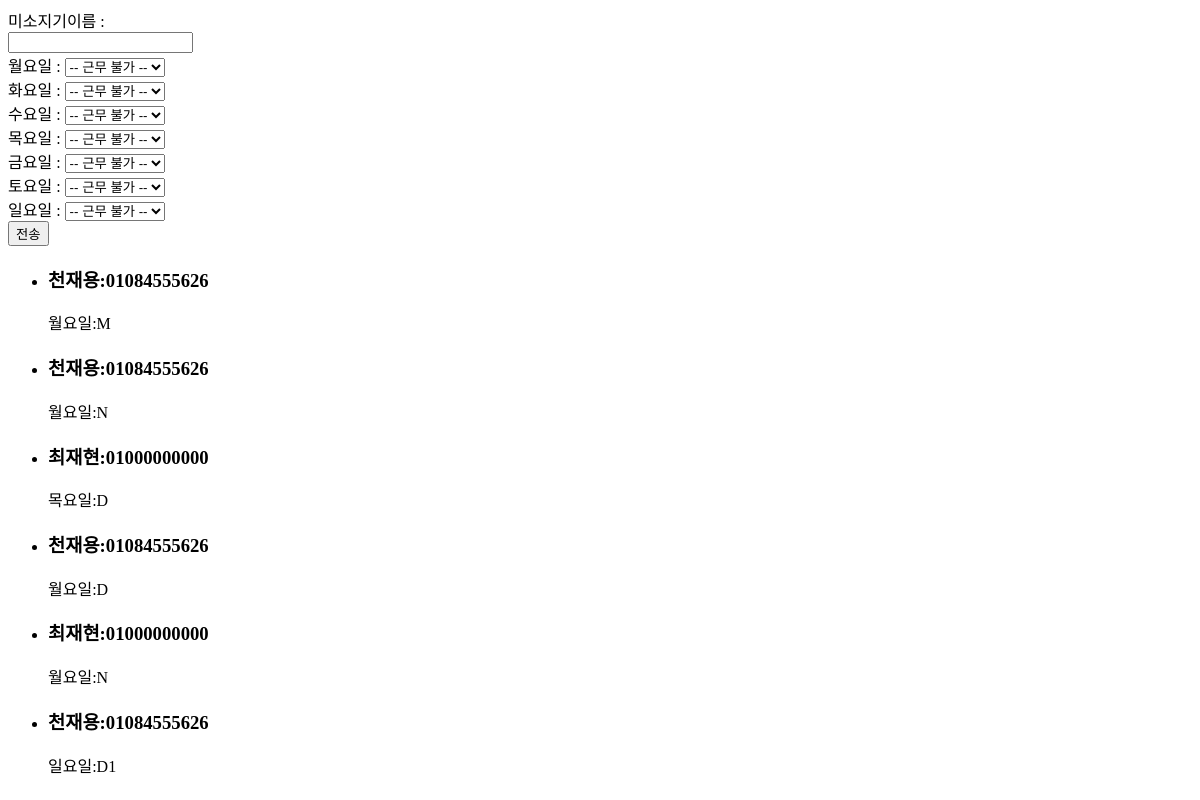
The app's page /possibles/, older data.
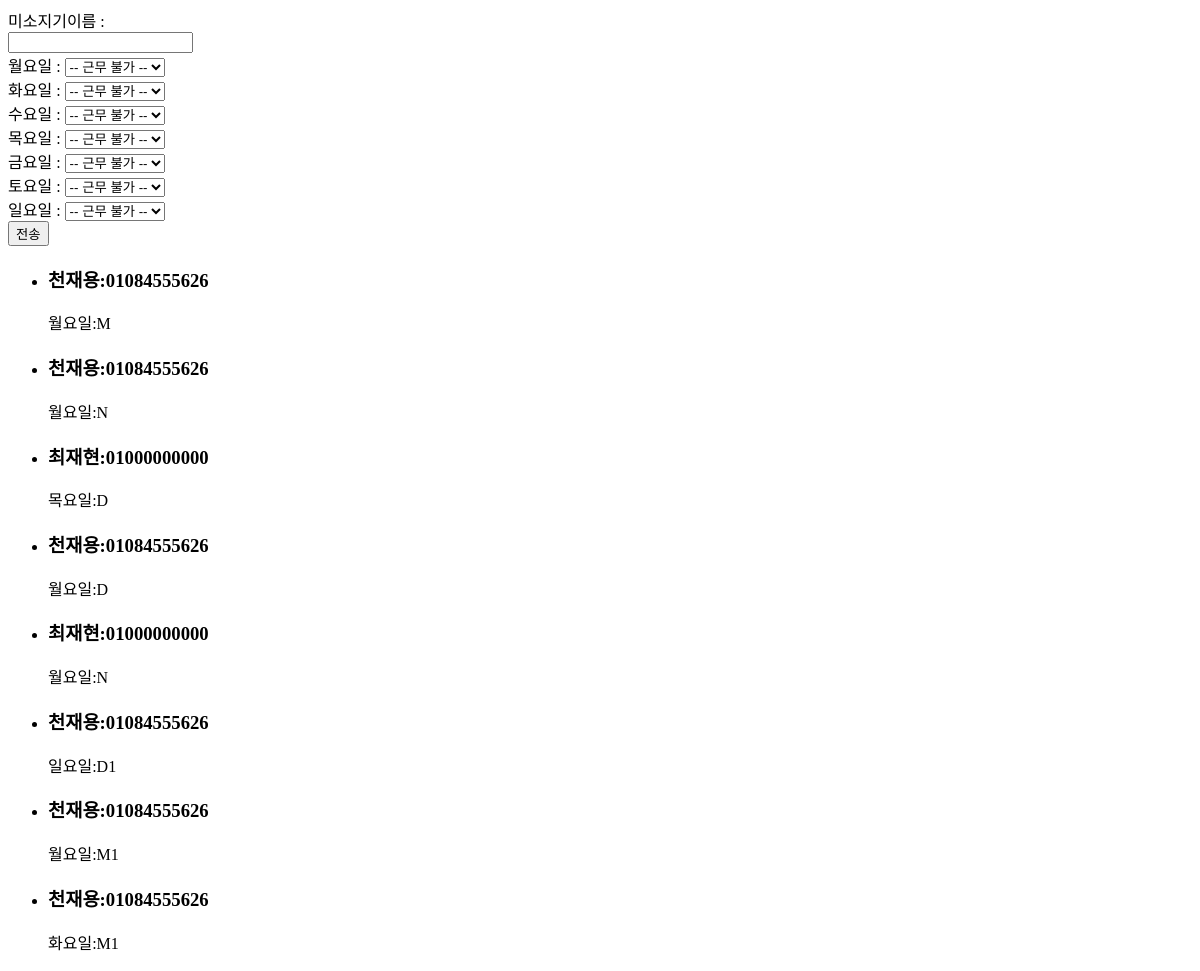
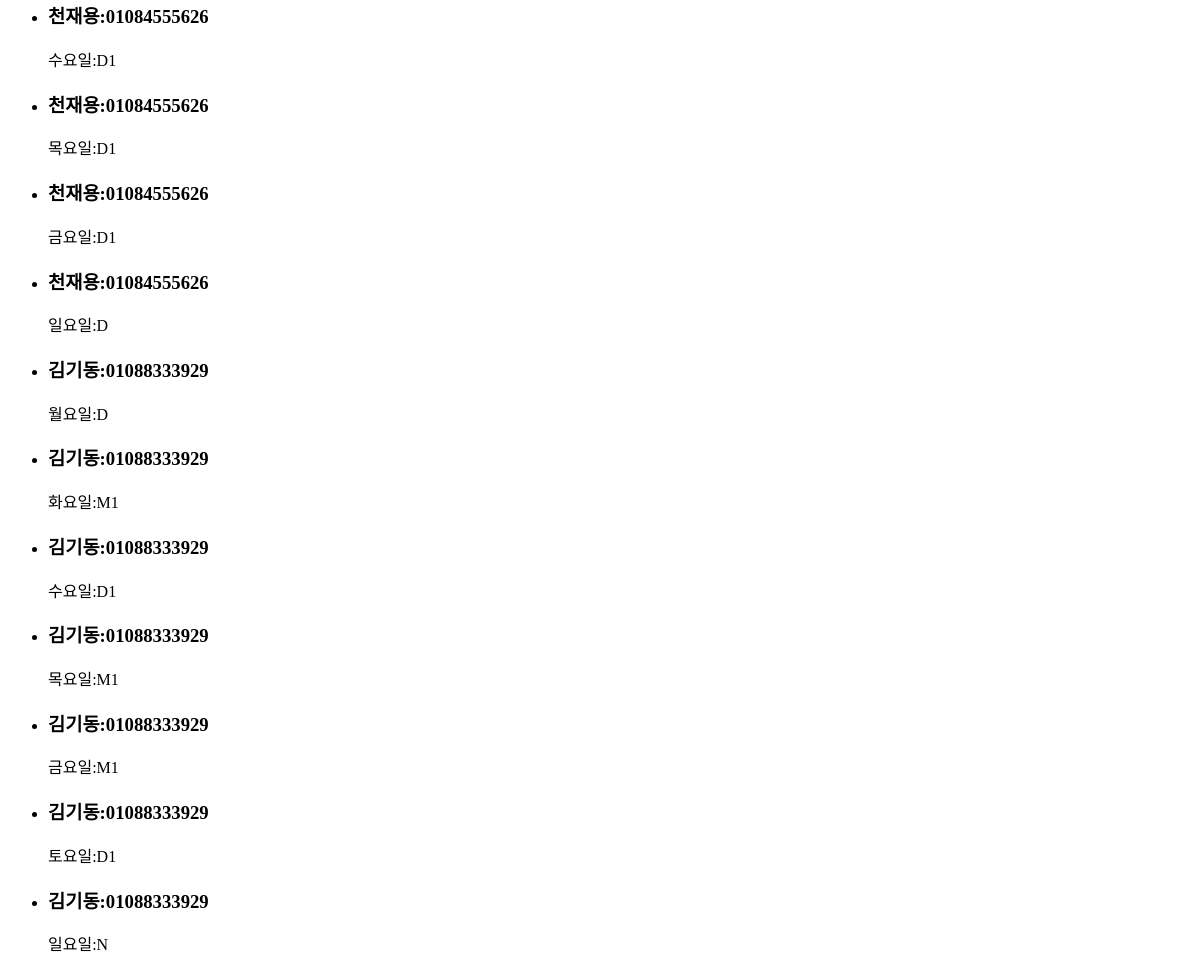
The same page, newer data (2 pictures, top to bottom).
### miso/models.py (models this page shows, shortened)
class Possible_schedule(models.Model):
    staff_id = models.ForeignKey(Staff, on_delete= models.CASCADE)
    day_id = models.ForeignKey(Day, on_delete= models.CASCADE)
    class Meta:
        unique_together = ('staff_id', 'day_id')

class Staff (models.Model):
    name = models.CharField(max_length=45)
    phone = models.CharField(max_length=20)
    score = models.FloatField(blank=True, default=50)
    possible_N_days = models.IntegerField(blank=True, default=3)
    newcomer = models.BooleanField(blank=True, default=False)
    class Meta:
        unique_together = ('name', 'phone')
    def __str__(self):
        return str(self.name + ":" + self.phone)

class Day (models.Model):
    day_opt = (
        ('월요일', '월요일'),
        ('화요일', '화요일'),
        ('수요일', '수요일'),
        ('목요일', '목요일'),
        ('금요일', '금요일'),
        ('토요일', '토요일'),
        ('일요일', '일요일'),
    )
    time_opt = (
        ('D', '오픈'),
        ('D1', '준오픈'),
        ('M', '미들'),
        ('M1', '늦미들'),
        ('N', '마감'),
    )
    day = models.CharField(max_length=10, choices=day_opt)
    time = models.CharField(max_length=5,choices=time_opt)
    needs = models.IntegerField(blank=True, default=5)
    class Meta:
        unique_together = ('day', 'time')
    def __str__(self):
        return str(self.day) + ':' + str(self.time)

### miso/views.py (the view)
# urls.py: re_path(r'^possibles/$', possibleCreateRetrieveView, name='possible-create-retrieve'),
def possibleCreateRetrieveView(request):
    dayList = ['월요일', '화요일', '수요일', '목요일','금요일','토요일','일요일']
    print(request.POST.get('id'))
    if request.method == 'POST':
        staff_name=request.POST.get('name') # 천재용으로 받아옴 웹에서
        query_result = Staff.objects.get(name=staff_name) # 이름으로 staff 를 필터링
        print(query_result.id)
        print(type(query_result))
        for day in dayList:
            dayTime = request.POST.get(day)
            print("==========dayTIme===============" + dayTime)
            print(type(dayTime))
            if(dayTime == '0'):
                continue
            dayInstance = Day.objects.filter(day=day).get(time=dayTime)
            print(dayInstance)
            new_instance = Possible_schedule(staff_id=query_result, day_id=dayInstance)
            new_instance.save()
        return redirect('./')
    elif request.method =='GET':
        possibleAll = Possible_schedule.objects.all()
        context = {'possibleAll': possibleAll}
    return render(request, 'plan/main.html', context)

### template/plan/main.html (shortened to what this page needs)
<!DOCTYPE html>
<html lang="en">
<head>
</head>
<body>
<form id="frm" method="post">
    <div>미소지기이름 : <br/><input type="text" name="name" value=""></div>
    <div>월요일 : <select name="월요일">
        <option value=0 selected>-- 근무 불가 --</option>
    </select></div>
    <div>화요일 : <select name="화요일">
        <option value=0 selected>-- 근무 불가 --</option>
    </select></div>
    <div>수요일 : <select name="수요일">
        <option value=0 selected>-- 근무 불가 --</option>
    </select></div>
    <div>목요일 : <select name="목요일">
        <option value=0 selected>-- 근무 불가 --</option>
    </select></div>
    <div>금요일 : <select name="금요일">
        <option value=0 selected>-- 근무 불가 --</option>
    </select></div>
    <div>토요일 : <select name="토요일">
        <option value=0 selected>-- 근무 불가 --</option>
    </select></div>
    <div>일요일 : <select name="일요일">
        <option value=0 selected>-- 근무 불가 --</option>
    </select></div>
    <div><input type="submit" id="btn" value="전송"></div>
</form>
<ul>
{% for possible in possibleAll %}
    <li>
        <h3>{{possible.staff_id}}</h3>
        <span>{{possible.day_id}}</span>
    </li>
{% endfor %}
</ul>
</body>
</html>

Row changes from the older to the newer data that the page shows:
added Possible_schedule: staff_id "천재용:01084555626", day_id "월요일:M1"
added Possible_schedule: staff_id "천재용:01084555626", day_id "화요일:M1"
added Possible_schedule: staff_id "천재용:01084555626", day_id "수요일:D1"
added Possible_schedule: staff_id "천재용:01084555626", day_id "목요일:D1"
added Possible_schedule: staff_id "천재용:01084555626", day_id "금요일:D1"
added Possible_schedule: staff_id "천재용:01084555626", day_id "일요일:D"
added Possible_schedule: staff_id "김기동:01088333929", day_id "월요일:D"
added Possible_schedule: staff_id "김기동:01088333929", day_id "화요일:M1"
added Possible_schedule: staff_id "김기동:01088333929", day_id "수요일:D1"
added Possible_schedule: staff_id "김기동:01088333929", day_id "목요일:M1"
added Possible_schedule: staff_id "김기동:01088333929", day_id "금요일:M1"
added Possible_schedule: staff_id "김기동:01088333929", day_id "토요일:D1"
added Possible_schedule: staff_id "김기동:01088333929", day_id "일요일:N"
